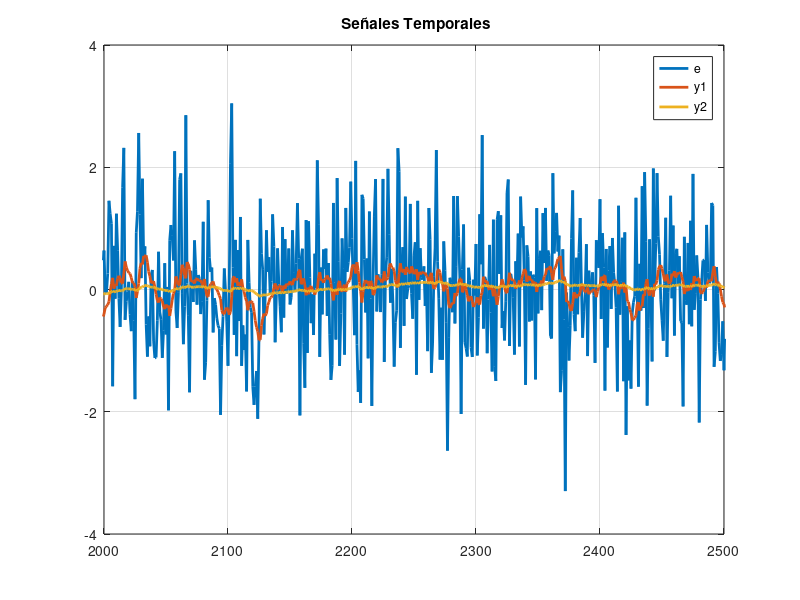
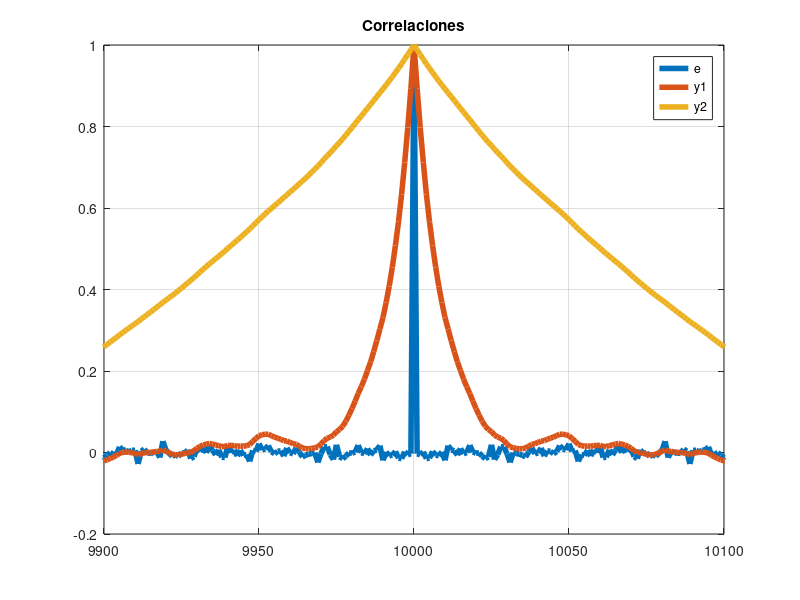

Write MATLAB code to recreate these figures, in order. (Note: this script raises an error after producing the figures.)
%% Filtrado de Ruido Blanco
% 
%%  
clear
close all
%%
randn('state',0);
n=10000;
e=randn(n,1);
T0=1;
p1=.9;
A1=poly([p1]);
B1=[0 (1-p1)];
S1=tf(B1,A1,T0);
y1=filter(B1,A1,e);

p2=.99;
A2=poly([p2]);
B2=[0 (1-p2)];
S2=tf(B2,A2,T0);
y2=filter(B2,A2,1*e);
%%
% 
%  Señales temporales
% 
figure()
plot([e y1 y2]);grid
axis([2000 2500 -4 4])
title(' Señales Temporales')
legend('e','y1','y2')
h = findobj(gcf,'type','line');
set(h,'linewidth',2);
%%
% 
%  Correlaciones
% 
xe=xcorr(e,'coeff');
xy1=xcorr(y1,'coeff');
xy2=xcorr(y2,'coeff');
figure()
plot([xe xy1 xy2],'LineWidth',4);grid
delta=100;
axis([n-delta n+delta -.2 1])
title('Correlaciones')
legend('e','y1','y2')

%%
% 
%  Espectros
% 
w = logspace(-2,pi,128/4)';
pe=spa(e,[],w);
py1=spa(y1,[],w);
py2=spa(y2,[],w);
%bodeplot(pe,py1,py2);grid
figure()
bode(pe,py1,py2);grid
title('Espectros')
legend('e','y1','y2')
h = findobj(gcf,'type','line');
set(h,'linewidth',4);
